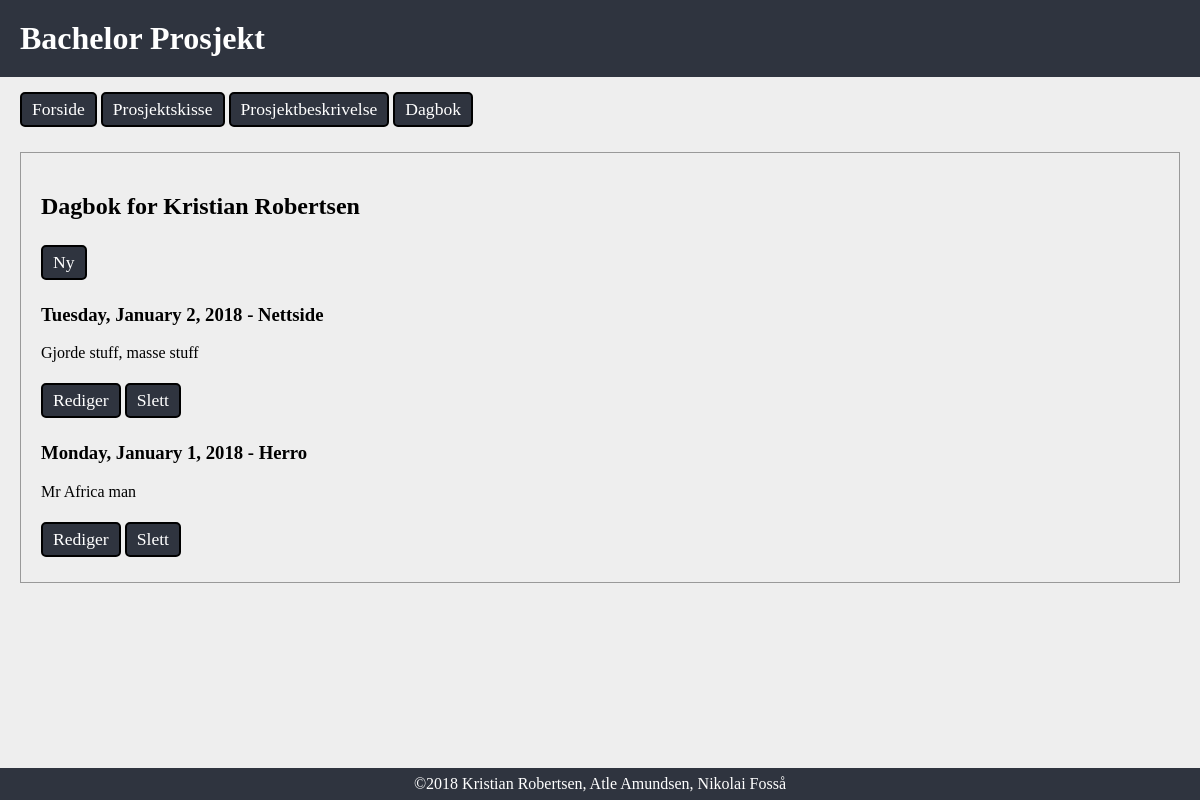
The page /dagbok/kristian/ on the database its author committed.
### organizer/models.py (models this page shows, shortened)
class Medlem(models.Model):
    name = models.CharField(max_length=63, db_index=True)
    slug = models.SlugField(
    max_length=31,
    unique=True,
    help_text='A label for URL config.'
    )
    contact = models.EmailField()
    def get_create_url(self):
        return reverse('dagbok_post_create', kwargs={'slug':self.slug})
    class Meta:
        ordering = ['name']

### dagbok/models.py (models this page shows, shortened)
class Post(models.Model):
    title = models.CharField(max_length=63)
    slug = models.SlugField(
    max_length=255,
    help_text='A label for URL config.',
    unique_for_date='date'
    )
    text = models.TextField()
    date = models.DateField('date published', auto_now_add=False)
    medlem = models.ForeignKey(Medlem, on_delete=models.CASCADE)
    def get_edit_url(self):
        return reverse('dagbok_post_edit', kwargs={
            'slug':self.slug,
            'year':self.date.year,
            'month':self.date.month,
            'day':self.date.day})
    def get_delete_url(self):
        return reverse('dagbok_post_delete', kwargs={
            'slug':self.slug,
            'year':self.date.year,
            'month':self.date.month,
            'day':self.date.day})
    class Meta:
        verbose_name = 'dagbok post'
        ordering = ['-date']
        get_latest_by = 'date'

### dagbok/views.py (the view)
# urls.py: url(r'^(?P<slug>[\w\-]+)/$', Dagbok.as_view(), name="dagbok"),
class Dagbok(View):
    template_name = 'dagbok/dagbok.html'
    def get(self, request, slug):
        medlem = get_object_or_404(Medlem, slug=slug)
        posts = Post.objects.filter(slug=slug)
        return render( request, self.template_name, {'posts':posts, 'medlem':medlem} )

### dagbok/templates/dagbok/dagbok.html
{% extends parent_template|default:"base.html" %}
{% load staticfiles %}
{% block content %}
<h2>Dagbok for {{ medlem.name }}</h2>
<a class="nav_item" href="{{ medlem.get_create_url }}">Ny</a>
<div>
  {% for post in posts %}
    <h3>{{ post.date|date:"l, F j, Y" }} - {{ post.title }}</h3>
    <p>{{ post.text|linebreaks }}</p>
    <a class="nav_item" href="{{ post.get_edit_url }}">Rediger</a>
    <a class="nav_item" href="{{ post.get_delete_url }}">Slett</a>
  {% endfor %}
</div>
{% endblock %}

### static/site/style.css (style rules this page uses)
.nav_item { display: inline-block; color: #fff; text-decoration: none; padding: 5px 10px; margin: 5px 0; font-size: 1.1em; background-color: rgb(47, 52, 63); border: 2px solid black; border-radius: 5px; }
body { margin: 0; font-family: cantarell, calibri; background-color: #eee; }
html { position: relative; min-height: 100vh; }

### rows shown on the page
Medlem: name "Kristian Robertsen"
Post: date "Tuesday, January 2, 2018", title "Nettside", text "Gjorde stuff, masse stuff"
Post: date "Monday, January 1, 2018", title "Herro", text "Mr Africa man"
